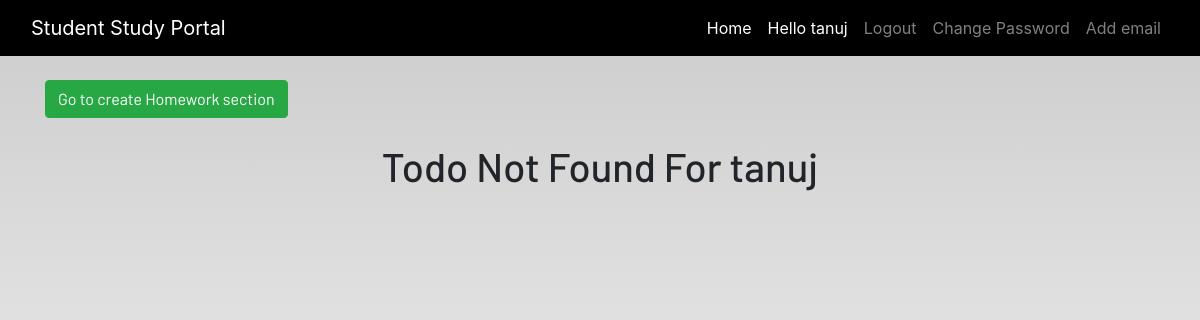
Before: /display_todo (signed in) with the older database file.
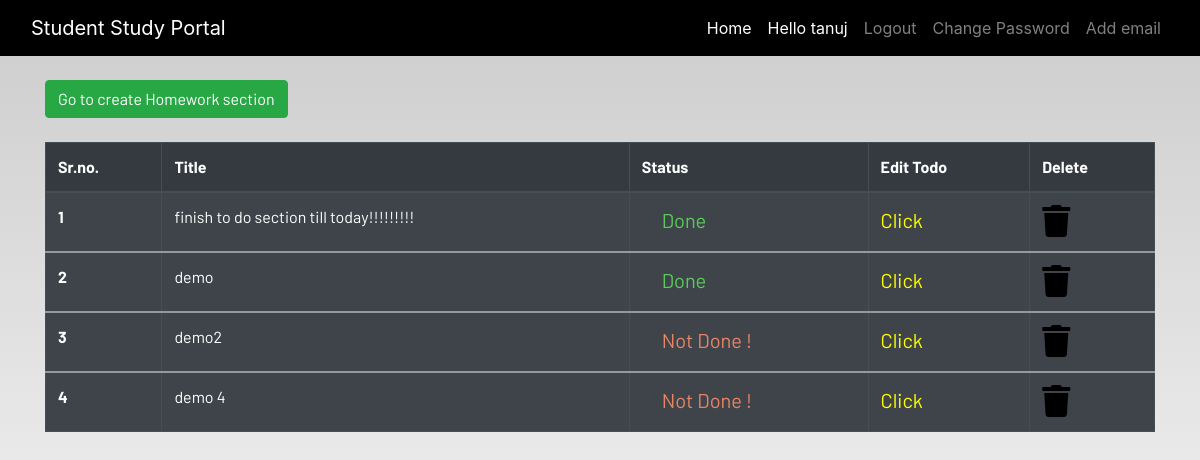
After: the same page with the newer database file.
### dashboard/models.py (models this page shows, shortened)
class Todo(models.Model):
    user = models.ForeignKey(User, on_delete=models.CASCADE)
    title = models.CharField(max_length=200)
    todo_status = models.BooleanField(default=False)

### dashboard/views.py (the view)
# urls.py: path("display_todo", views.TodoDisplayView.as_view(), name="display_todo"),
class TodoDisplayView(ListView):
    model = Todo
    paginate_by = 20
    template_name = "dashboard/todo_display.html"
    def get_context_data(self, **kwargs):
        todo = Todo.objects.filter(user=self.request.user)
        context = {"todo": todo}
        return context

### dashboard/templates/dashboard/todo_display.html
{% extends 'dashboard/base.html' %}
{% load static %}
{% block content %}
<section class='text-left container'>
    <button href="" class="btn btn-success" type="submit">
        <a href="{% url 'todo' %}" style="color:white;" > Go to create Homework section </a>
     </button><br><br>
</section>
<div class="container">
    {% if todo %}
    <table class="table table-striped table-bordered table-hover table-dark">
        <thead>
            <tr>
                <th scope="col">Sr.no.</th>
                <th scope="col">Title</th>
                <th scope="col">Status</th>
                <th scope="col">Edit Todo</th>
                <th scope="col">Delete</th>
            </tr>
        </thead>
        {% for todo in todo %}
        <tbody>
            <tr>
                <th scope="row">{{forloop.counter}}</th>
                <td>{{todo.title|slice:"0:100"}}</td>
                <td>
                    <a href="#">
                        <div class="form-check">
                            {% if todo.todo_status == True %}
                            <a href='#' style = "color:#5acb5a;font-size:20px;"> Done </a>
                            {% else %}
                            <a href='#' style = "color:#e98566;font-size:20px;"> Not Done ! </a>
                            {% endif %}
                        </div>
                    </a>
                </td>
                <td><a href="{% url 'update_todo' todo.id %}" style = "color:yellow;font-size:20px;" >Click</a></td>
                <td><a href="{% url 'delete_todo' todo.id%}"><i class="fa fa-trash fa-2x"></i></a></td>
            </tr>
            {% endfor %}
        </tbody>
    </table>
    {% else %}
    <h1 align='center'> Todo Not Found For {{user.username}}  <h1>
    {% endif %}
</div><br><br>
{% endblock content %}

### dashboard/templates/dashboard/base.html (shortened to what this page needs)
<!DOCTYPE html>
{% load static %}
<html lang="en">
<head>
  <link rel="stylesheet" href="https://stackpath.bootstrapcdn.com/bootstrap/4.3.1/css/bootstrap.min.css"
 />
  <link rel="stylesheet" href="https://use.fontawesome.com/releases/v5.7.2/css/all.css"
 />
  <link rel="stylesheet" href="{% static 'css/main.css' %}" />
</head>
<body>
  <header>
    <nav class="navbar navbar-expand-lg navbar-dark bg-dark">
      <div class="container-fluid">
        <a class="navbar-brand" href="#">Student Study Portal</a>
        <div class="collapse navbar-collapse justify-content-end" id="navbarSupportedContent">
          <ul class="navbar-nav mb-2 mb-lg-0">
            {% if user.is_authenticated %}
            <li class="nav-item">
              <a class="nav-link active" aria-current="page" href="{% url 'home_authenticated'%}">Home</a>
            </li>
            <li class="nav-item">
              <a class="nav-link active" href="#">Hello {{user}}</a>
            </li>
            <li class="nav-item">
              <a class="nav-link" href="{% url 'account_logout' %}">Logout</a>
            </li>
            <li class="nav-item">
              <a class="nav-link" href="{% url 'account_change_password' %}">Change Password</a>
            </li>
            <li class="nav-item">
              <a class="nav-link" href="{% url 'account_email' %}">Add email</a>
            </li>
            {% endif %}
          </ul>
        </div>
      </div>
    </nav>
  </header>
  <br />
  <main>
    {% block content %}
    {% endblock content %}
  </main>
</body>
</html>

Changed rows visible on the page:
added Todo: title "finish to do section till today!!!!!!!!!", todo_status "Done"
added Todo: title "demo", todo_status "Done"
added Todo: title "demo2", todo_status "Not Done !"
added Todo: title "demo 4", todo_status "Not Done !"
Other visible differences:
{{ user.username }}: "tanuj" → (not shown)
text no longer shown: "Todo Not Found For"
text now shown: "Sr.no. Title Status Edit Todo Delete"
